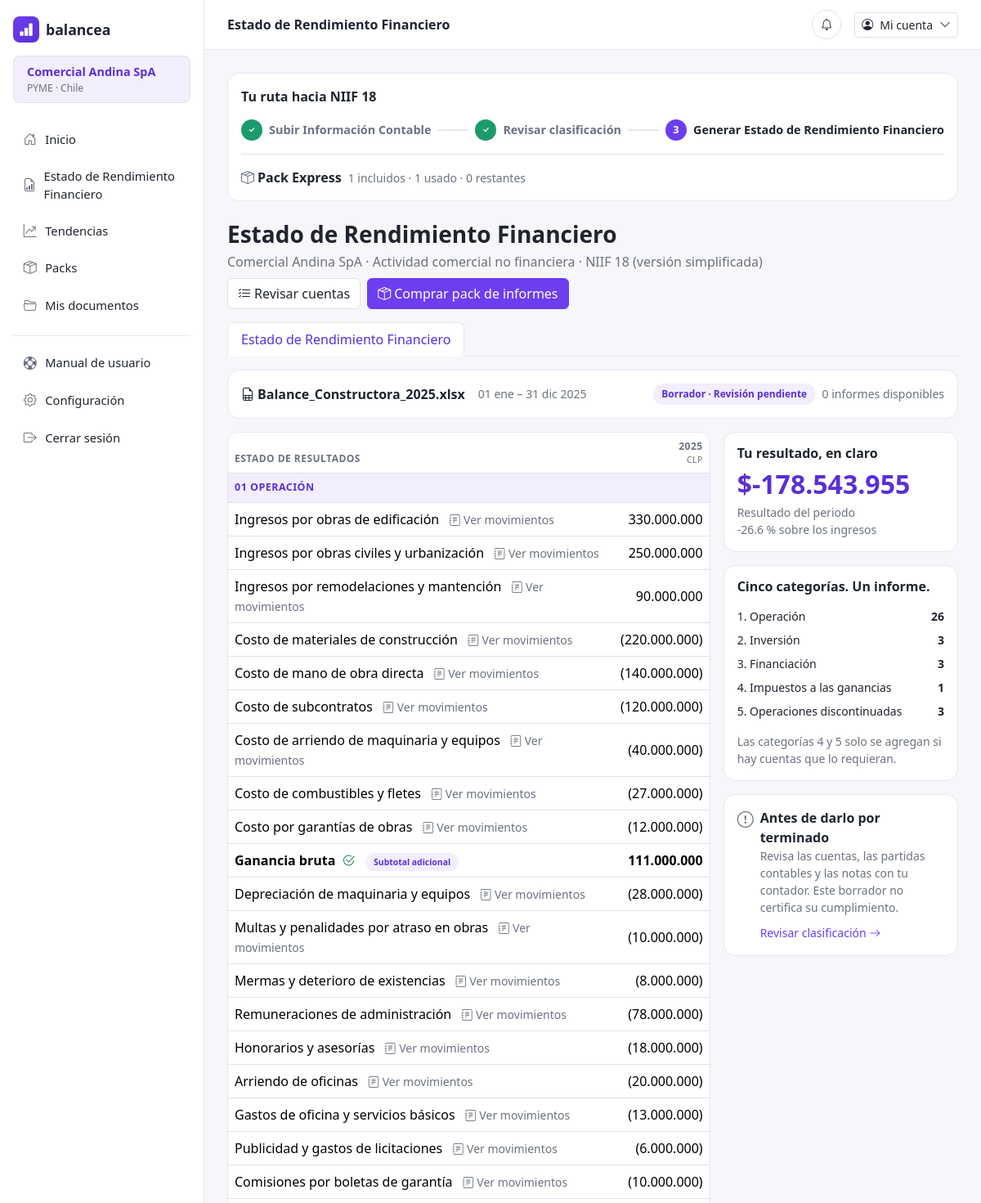
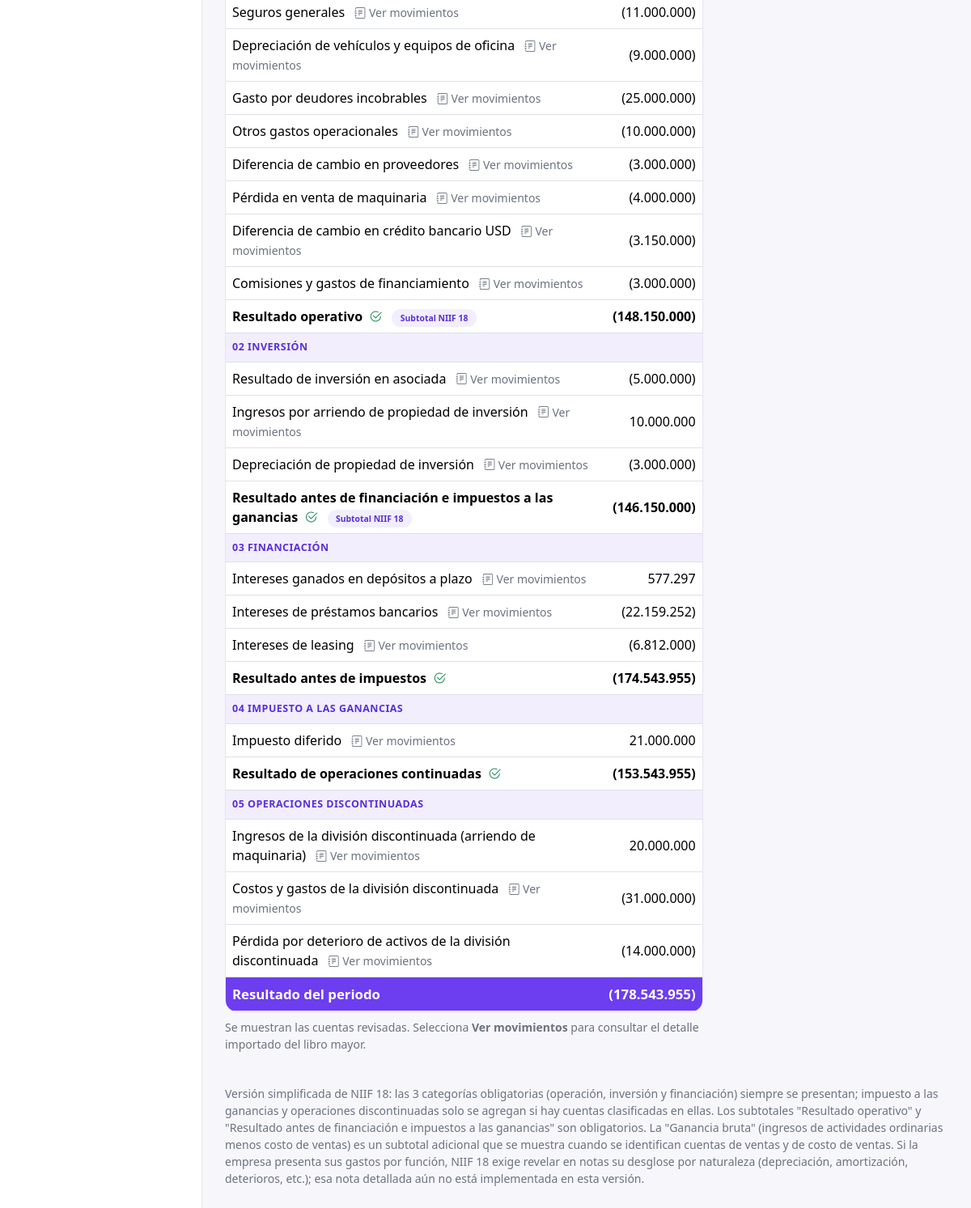
Screenshot of /estado-resultados (signed in) with the database file from the repository (2 pictures, top to bottom).
### models.py (models this page shows)
class Empresa(db.Model):
    __tablename__ = "empresas"
    id = db.Column(db.Integer, primary_key=True)
    nombre = db.Column(db.String(150), nullable=False)
    tipo = db.Column(db.String(50), default="PYME")
    pais = db.Column(db.String(80), default="Chile")
    rubro = db.Column(db.String(50), nullable=False)
    moneda = db.Column(db.String(10), default="CLP")
    anio_vigente = db.Column(db.Integer, default=date.today().year)
    pack_actual = db.Column(db.String(30), default="Express")
    usuarios = db.relationship("Usuario", backref="empresa", lazy=True)
    balances = db.relationship(
        "Balance", backref="empresa", lazy=True, order_by="Balance.id.desc()"
    )

class CompraPackInforme(db.Model):
    __tablename__ = "compras_packs_informes"
    id = db.Column(db.Integer, primary_key=True)
    empresa_id = db.Column(db.Integer, db.ForeignKey("empresas.id"), nullable=False)
    nombre_pack = db.Column(db.String(30), nullable=False)
    informes_incluidos = db.Column(db.Integer, nullable=False)
    informes_usados = db.Column(db.Integer, nullable=False, default=0)
    precio = db.Column(db.Integer, nullable=False)
    medio_pago = db.Column(db.String(50))
    fecha_compra = db.Column(db.DateTime, default=datetime.utcnow, nullable=False)

class Balance(db.Model):
    __tablename__ = "balances"
    id = db.Column(db.Integer, primary_key=True)
    empresa_id = db.Column(db.Integer, db.ForeignKey("empresas.id"), nullable=False)
    archivo_nombre = db.Column(db.String(150), nullable=False)
    archivo_libro_mayor = db.Column(db.String(150))
    periodo = db.Column(db.String(20), nullable=False)
    estado = db.Column(db.String(30), default="Borrador")
    fecha_carga = db.Column(db.Date, default=date.today)
    creado_en = db.Column(db.DateTime, default=datetime.utcnow)
    cuentas = db.relationship(
        "CuentaContable", backref="balance", lazy=True, order_by="CuentaContable.codigo"
    )
    informes = db.relationship(
        "InformeEstadoResultados",
        backref="balance",
        lazy=True,
        order_by="InformeEstadoResultados.fecha_generacion.desc()",
    )

class CuentaContable(db.Model):
    __tablename__ = "cuentas_contables"
    id = db.Column(db.Integer, primary_key=True)
    balance_id = db.Column(db.Integer, db.ForeignKey("balances.id"), nullable=False)
    codigo = db.Column(db.String(20), nullable=False)
    nombre = db.Column(db.String(150), nullable=False)
    importe = db.Column(db.Float, nullable=False)
    categoria_niif = db.Column(db.String(50), nullable=False)
    revisado = db.Column(db.Boolean, default=False)
    observacion = db.Column(db.Text)
    movimientos = db.relationship(
        "MovimientoContable", backref="cuenta", lazy=True, order_by="MovimientoContable.fecha"
    )

### app.py (the view)
    @app.route("/estado-resultados")
    @login_required
    def estado_resultados():
        empresa = empresa_actual()
        balance = balance_actual(empresa)
        cuentas = [cuenta for cuenta in cuentas_balance(balance) if cuenta.revisado]
        filas_estado, resumen = construir_estado(cuentas)
        balance_anterior, _ = balance_anterior_revisado(empresa, balance)
        compra_pack = siguiente_compra_pack(empresa)
        return render_template(
            "estado_resultados.html",
            empresa=empresa,
            balance=balance,
            cuentas=cuentas,
            informes_disponibles=informes_pack_disponibles(empresa),
            pack_actual=compra_pack.nombre_pack if compra_pack else None,
            balance_anterior=balance_anterior,
            filas_estado=filas_estado,
            resumen=resumen,
            categorias=CATEGORIAS_NIIF,
        )

### templates/estado_resultados.html (shortened to what this page needs)
{% extends "base.html" %}
{% from "_steps.html" import steps with context %}
{% set active_page = 'estado_resultados' %}
{% block page_heading %}Estado de Rendimiento Financiero{% endblock %}
{% block content %}
  {{ steps(3) }}
  <div class="d-flex justify-content-between align-items-start mb-3 flex-wrap gap-2">
    <div>
      <h3 class="fw-bold mb-1">Estado de Rendimiento Financiero</h3>
      <p class="text-muted-soft mb-0">{{ empresa.nombre }} · Actividad {{ (empresa.rubro or '') | lower }} no financiera · NIIF 18 (versión simplificada)</p>
    </div>
    <div class="d-flex gap-2">
      <a href="{{ url_for('clasificacion') }}" class="btn btn-bc-outline border"><i class="bi bi-list-check me-1"></i>Revisar cuentas</a>
      {% if informes_disponibles > 0 %}
      <button type="button" class="btn btn-bc-primary" data-bs-toggle="modal" data-bs-target="#modalPeriodoInforme"><i class="bi bi-download me-1"></i>Generar PDF · {{ informes_disponibles }} disponible{{ 's' if informes_disponibles != 1 else '' }}</button>
      <span id="estadoGenerarPdf" class="small text-danger" role="status" hidden></span>
      {% else %}
      <a href="{{ url_for('packs', return_to='estado_resultados') }}" class="btn btn-bc-primary"><i class="bi bi-box-seam me-1"></i>Comprar pack de informes</a>
      {% endif %}
    </div>
  </div>
  <ul class="nav nav-tabs mb-3" style="border-bottom-color: var(--bc-border);">
    <li class="nav-item">
      <span class="nav-link active" style="color: var(--bc-primary-dark); border-color: var(--bc-border) var(--bc-border) #fff;">Estado de Rendimiento Financiero</span>
    </li>
  </ul>
  <div class="bc-card p-3 mb-3 d-flex flex-wrap align-items-center justify-content-between gap-3">
    <div class="d-flex align-items-center gap-3 flex-wrap">
      <span class="fw-semibold"><i class="bi bi-file-earmark-spreadsheet me-1"></i>{{ balance.archivo_nombre if balance else 'Sin balance' }}</span>
      <span class="text-muted-soft small">01 ene – 31 dic {{ balance.periodo if balance else empresa.anio_vigente }}</span>
    </div>
    <div class="d-flex align-items-center gap-2 flex-wrap">
      <span class="bc-badge-soft">Borrador · Revisión pendiente</span>
      <span class="text-muted-soft small">{{ informes_disponibles }} informes disponibles</span>
    </div>
  </div>
  {% if balance and cuentas %}
  <div class="row g-3">
    <div class="col-lg-8">
      <div class="bc-card p-0 overflow-hidden">
        <table class="table bc-table align-middle mb-0">
          <thead>
            <tr><th>Estado de Resultados</th><th class="text-end">{{ balance.periodo if balance else empresa.anio_vigente }} <span class="d-block text-muted-soft" style="font-size:0.65rem; font-weight:400;">{{ empresa.moneda }}</span></th></tr>
          </thead>
          <tbody>
            {% for fila in filas_estado %}
              {% if fila.tipo == 'grupo' %}
              <tr class="bc-row-grupo"><td colspan="2">{{ fila.texto }}</td></tr>
              {% elif fila.tipo == 'final' %}
              <tr class="bc-row-final"><td>{{ fila.concepto }}</td><td class="text-end">{{ '(' + (fila.valor|abs|monto) + ')' if fila.valor < 0 else fila.valor|monto }}</td></tr>
              {% else %}
              <tr class="{{ 'bc-row-subtotal' if fila.tipo == 'subtotal' else ('bc-row-resultado' if fila.tipo == 'resultado' else '') }} {{ 'bc-row-clickable' if fila.tipo == 'detalle' else '' }}"
                {% if fila.tipo == 'detalle' %}data-cuenta-id="{{ fila.cuenta_id }}"{% endif %}>
                <td>
                  {{ fila.concepto }}
                  {% if fila.tipo == 'detalle' %}<span class="text-muted-soft small ms-2"><i class="bi bi-journal-text"></i> Ver movimientos</span>{% endif %}
                  {% if fila.tipo in ('subtotal', 'resultado') %}<i class="bi bi-check2-circle text-success ms-1"></i>{% endif %}
                  {% if fila.obligatorio %}<span class="bc-badge-soft ms-2" style="font-size:0.65rem;">Subtotal NIIF 18</span>{% elif fila.adicional %}<span class="bc-badge-soft ms-2" style="font-size:0.65rem;">Subtotal adicional</span>{% endif %}
                </td>
                <td class="text-end">{{ '(' + (fila.valor|abs|monto) + ')' if fila.valor < 0 else fila.valor|monto }}</td>
              </tr>
              {% endif %}
            {% endfor %}
          </tbody>
        </table>
      </div>
      <p class="text-muted-soft small mt-2">Se muestran las cuentas revisadas. Selecciona <strong>Ver movimientos</strong> para consultar el detalle importado del libro mayor.</p>
    </div>
    <div class="col-lg-4">
      <div class="bc-card p-3 mb-3">
        <h6 class="fw-bold mb-1">Tu resultado, en claro</h6>
        <div class="bc-result-figure">${{ resumen.resultado_periodo|monto }}</div>
        <div class="text-muted-soft small">Resultado del periodo</div>
        {% if resumen.margen is not none %}
        <div class="text-muted-soft small">{{ '%.1f'|format(resumen.margen) }} % sobre los ingresos</div>
        {% endif %}
      </div>
      <div class="bc-card p-3 mb-3">
        <h6 class="fw-bold mb-3">Cinco categorías. Un informe.</h6>
        <ul class="list-unstyled mb-0 d-flex flex-column gap-2 small">
          {% for cat in categorias %}
          <li class="d-flex justify-content-between">
            <span>{{ loop.index }}. {{ cat }}</span>
            <span class="fw-semibold">{{ resumen.resumen_categorias[cat] }}</span>
          </li>
          {% endfor %}
        </ul>
        <p class="text-muted-soft small mt-3 mb-0">Las categorías 4 y 5 solo se agregan si hay cuentas que lo requieran.</p>
      </div>
      <div class="bc-card p-3 d-flex align-items-start gap-2">
        <i class="bi bi-exclamation-circle text-muted-soft fs-5"></i>
        <div>
          <div class="fw-semibold">Antes de darlo por terminado</div>
          <p class="text-muted-soft small mb-2">Revisa las cuentas, las partidas contables y las notas con tu contador. Este borrador no certifica su cumplimiento.</p>
          <a href="{{ url_for('clasificacion') }}" class="small text-decoration-none">Revisar clasificación <i class="bi bi-arrow-right"></i></a>
        </div>
      </div>
    </div>
  </div>
  <p class="text-muted-soft small mt-4 mb-0">
    Versión simplificada de NIIF 18: las 3 categorías obligatorias (operación, inversión y financiación) siempre se presentan; impuesto a las ganancias
    y operaciones discontinuadas solo se agregan si hay cuentas clasificadas en ellas. Los subtotales "Resultado operativo" y "Resultado antes de financiación
    e impuestos a las ganancias" son obligatorios. La "Ganancia bruta" (ingresos de actividades ordinarias menos costo de ventas) es un subtotal adicional que se
    muestra cuando se identifican cuentas de ventas y de costo de ventas. Si la empresa presenta sus gastos por función, NIIF 18 exige revelar en notas su desglose por naturaleza
    (depreciación, amortización, deterioros, etc.); esa nota detallada aún no está implementada en esta versión.
  </p>
  {% endif %}
{% endblock %}

### templates/base.html (shortened to what this page needs)
<!doctype html>
<html lang="es">
<head>
  <link rel="stylesheet" href="{{ url_for('static', filename='css/bootstrap.min.css') }}">
  <link rel="stylesheet" href="{{ url_for('static', filename='bootstrap-icons/bootstrap-icons.css') }}">
  <link rel="stylesheet" href="{{ url_for('static', filename='css/styles.css') }}">
</head>
<body>
  <div class="bc-shell">
    <aside class="bc-sidebar">
      <a href="{{ url_for('dashboard') }}" class="bc-logo">
        <span class="bc-logo-mark"><i class="bi bi-bar-chart-fill"></i></span>
        balancea
      </a>
      <div class="mt-3 border rounded-3 w-100 px-3 py-2" style="background-color: var(--bc-primary-light);">
        <span class="d-block fw-semibold" style="font-size:0.9rem;color:var(--bc-primary-dark);">{{ empresa.nombre if empresa else 'Tu empresa' }}</span>
        <span class="d-block text-muted-soft" style="font-size:0.75rem;">{{ empresa.tipo if empresa else 'Pyme' }} · {{ empresa.pais if empresa else 'Colombia' }}</span>
      </div>
      <nav class="bc-sidebar-section d-flex flex-column gap-1">
        <a href="{{ url_for('dashboard') }}" class="bc-nav-link {{ 'active' if active_page == 'inicio' else '' }}">
          <i class="bi bi-house-door"></i> Inicio
        </a>
        <a href="{{ url_for('subir_balance') }}" class="bc-nav-link {{ 'active' if active_page == 'subir_balance' else '' }}">
          <i class="bi bi-file-earmark-bar-graph"></i> Estado de Rendimiento Financiero
        </a>
        <a href="{{ url_for('toma_decisiones') }}" class="bc-nav-link {{ 'active' if active_page == 'toma_decisiones' else '' }}">
          <i class="bi bi-graph-up-arrow"></i> Tendencias
        </a>
        <a href="{{ url_for('packs') }}" class="bc-nav-link {{ 'active' if active_page == 'packs' else '' }}">
          <i class="bi bi-box-seam"></i> Packs
        </a>
        <a href="{{ url_for('mis_documentos') }}" class="bc-nav-link {{ 'active' if active_page == 'mis_documentos' else '' }}">
          <i class="bi bi-folder2-open"></i> Mis documentos
        </a>
      </nav>
      <div class="bc-sidebar-footer d-flex flex-column gap-1">
        <a href="{{ url_for('manual_usuario') }}" class="bc-nav-link {{ 'active' if active_page == 'manual_usuario' else '' }}">
          <i class="bi bi-life-preserver"></i> Manual de usuario
        </a>
        <a href="{{ url_for('configuracion') }}" class="bc-nav-link {{ 'active' if active_page == 'configuracion' else '' }}">
          <i class="bi bi-gear"></i> Configuración
        </a>
        <a href="{{ url_for('logout') }}" class="bc-nav-link">
          <i class="bi bi-box-arrow-right"></i> Cerrar sesión
        </a>
      </div>
    </aside>
    <div class="bc-main">
      <header class="bc-topbar">
        <div>
          <span class="fw-semibold">{% block page_heading %}{% endblock %}</span>
        </div>
        <div class="d-flex align-items-center gap-3">
          <button class="btn btn-sm btn-bc-outline border rounded-circle" style="width:36px;height:36px;">
            <i class="bi bi-bell"></i>
          </button>
          <div class="dropdown">
            <button class="btn btn-sm btn-bc-outline border d-flex align-items-center gap-2" type="button" data-bs-toggle="dropdown" aria-expanded="false">
              <i class="bi bi-person-circle"></i>
              <span>Mi cuenta</span>
              <i class="bi bi-chevron-down"></i>
            </button>
          </div>
        </div>
      </header>
      <main class="bc-content">
        {% block content %}{% endblock %}
      </main>
    </div>
  </div>
</body>
</html>

### templates/_steps.html
{% macro steps(current) %}
<div class="bc-card p-3 mb-4">
  <div class="fw-bold mb-3">Tu ruta hacia NIIF 18</div>
  <div class="bc-steps">
    <div class="bc-step {{ 'done' if current > 1 else ('active' if current == 1 else '') }}">
      <span class="bc-step-dot">{% if current > 1 %}<i class="bi bi-check"></i>{% else %}1{% endif %}</span> Subir Información Contable
    </div>
    <div class="bc-step-line"></div>
    <div class="bc-step {{ 'done' if current > 2 else ('active' if current == 2 else '') }}">
      <span class="bc-step-dot">{% if current > 2 %}<i class="bi bi-check"></i>{% else %}2{% endif %}</span> Revisar clasificación
    </div>
    <div class="bc-step-line"></div>
    <div class="bc-step {{ 'active' if current == 3 else '' }}">
      <span class="bc-step-dot">3</span> Generar Estado de Rendimiento Financiero
    </div>
  </div>
  <div class="d-flex align-items-center justify-content-between flex-wrap gap-2 border-top mt-3 pt-3">
    {% if resumen_pack %}
    <div class="d-flex align-items-center gap-2 flex-wrap">
      <span class="fw-semibold"><i class="bi bi-box-seam text-muted-soft me-1"></i>Pack {{ resumen_pack.nombre }}</span>
      <span class="text-muted-soft small">{{ resumen_pack.incluidos }} incluidos · {{ resumen_pack.usados }} usado{{ 's' if resumen_pack.usados != 1 else '' }} · {{ resumen_pack.restantes }} restante{{ 's' if resumen_pack.restantes != 1 else '' }}</span>
    </div>
    {% else %}
    <span class="text-muted-soft small">No tienes un pack de informes comprado.</span>
    <a href="{{ url_for('packs') }}" class="btn btn-bc-primary btn-sm"><i class="bi bi-box-seam me-1"></i>Comprar pack</a>
    {% endif %}
  </div>
</div>
{% endmacro %}

### rows the page displays
Empresa: nombre "Comercial Andina SpA", tipo "PYME", pais "Chile", rubro "comercial", moneda "CLP"
CompraPackInforme: nombre "Express"
Balance: archivo_nombre "Balance_Constructora_2025.xlsx", periodo "2025"
CuentaContable: concepto "Ingresos por obras de edificación", shows "Ver movimientos", importe "330.000.000"
CuentaContable: concepto "Ingresos por obras civiles y urbanización", shows "Ver movimientos", importe "250.000.000"
CuentaContable: concepto "Ingresos por remodelaciones y mantención", shows "Ver movimientos", importe "90.000.000"
CuentaContable: concepto "Costo de materiales de construcción", shows "Ver movimientos", importe "(220.000.000)"
CuentaContable: concepto "Costo de mano de obra directa", shows "Ver movimientos", importe "(140.000.000)"
CuentaContable: concepto "Costo de subcontratos", shows "Ver movimientos", importe "(120.000.000)"
CuentaContable: concepto "Costo de arriendo de maquinaria y equipos", shows "Ver movimientos", importe "(40.000.000)"
CuentaContable: concepto "Costo de combustibles y fletes", shows "Ver movimientos", importe "(27.000.000)"
CuentaContable: concepto "Costo por garantías de obras", shows "Ver movimientos", importe "(12.000.000)"
CuentaContable: concepto "Depreciación de maquinaria y equipos", shows "Ver movimientos", importe "(28.000.000)"
CuentaContable: concepto "Multas y penalidades por atraso en obras", shows "Ver movimientos", importe "(10.000.000)"
CuentaContable: concepto "Mermas y deterioro de existencias", shows "Ver movimientos", importe "(8.000.000)"
CuentaContable: concepto "Remuneraciones de administración", shows "Ver movimientos", importe "(78.000.000)"
CuentaContable: concepto "Honorarios y asesorías", shows "Ver movimientos", importe "(18.000.000)"
CuentaContable: concepto "Arriendo de oficinas", shows "Ver movimientos", importe "(20.000.000)"
CuentaContable: concepto "Gastos de oficina y servicios básicos", shows "Ver movimientos", importe "(13.000.000)"
CuentaContable: concepto "Publicidad y gastos de licitaciones", shows "Ver movimientos", importe "(6.000.000)"
CuentaContable: concepto "Comisiones por boletas de garantía", shows "Ver movimientos", importe "(10.000.000)"
CuentaContable: concepto "Seguros generales", shows "Ver movimientos", importe "(11.000.000)"
CuentaContable: concepto "Depreciación de vehículos y equipos de oficina", shows "Ver movimientos", importe "(9.000.000)"
CuentaContable: concepto "Gasto por deudores incobrables", shows "Ver movimientos", importe "(25.000.000)"
CuentaContable: concepto "Otros gastos operacionales", shows "Ver movimientos", importe "(10.000.000)"
CuentaContable: concepto "Diferencia de cambio en proveedores", shows "Ver movimientos", importe "(3.000.000)"
CuentaContable: concepto "Pérdida en venta de maquinaria", shows "Ver movimientos", importe "(4.000.000)"
CuentaContable: concepto "Diferencia de cambio en crédito bancario USD", shows "Ver movimientos", importe "(3.150.000)"
CuentaContable: concepto "Comisiones y gastos de financiamiento", shows "Ver movimientos", importe "(3.000.000)"
CuentaContable: concepto "Resultado de inversión en asociada", shows "Ver movimientos", importe "(5.000.000)"
CuentaContable: concepto "Ingresos por arriendo de propiedad de inversión", shows "Ver movimientos", importe "10.000.000"
CuentaContable: concepto "Depreciación de propiedad de inversión", shows "Ver movimientos", importe "(3.000.000)"
CuentaContable: concepto "Intereses ganados en depósitos a plazo", shows "Ver movimientos", importe "577.297"
CuentaContable: concepto "Intereses de préstamos bancarios", shows "Ver movimientos", importe "(22.159.252)"
CuentaContable: concepto "Intereses de leasing", shows "Ver movimientos", importe "(6.812.000)"
CuentaContable: concepto "Impuesto diferido", shows "Ver movimientos", importe "21.000.000"
CuentaContable: concepto "Ingresos de la división discontinuada (arriendo de maquinaria)", shows "Ver movimientos", importe "20.000.000"
CuentaContable: concepto "Costos y gastos de la división discontinuada", shows "Ver movimientos", importe "(31.000.000)"
CuentaContable: concepto "Pérdida por deterioro de activos de la división discontinuada", shows "Ver movimientos", importe "(14.000.000)"

### other values shown
{{ resumen_pack.incluidos }} "1"
{{ resumen_pack.usados }} "1"
{{ resumen_pack.restantes }} "0"
{{ 's' if resumen_pack.restantes != 1 else '' }} "s"
{{ informes_disponibles }} "0"
{{ fila.texto }} "01 OPERACIÓN" "02 INVERSIÓN" "03 FINANCIACIÓN" "04 IMPUESTO A LAS GANANCIAS" "05 OPERACIONES DISCONTINUADAS"
{{ fila.concepto }} "Ganancia bruta" "Resultado operativo" "Resultado antes de financiación e impuestos a las ganancias" "Resultado antes de impuestos" "Resultado de operaciones continuadas"
{{ fila.concepto }} "Resultado del periodo"
{{ resumen.resultado_periodo|monto }} "-178.543.955"
{{ '%.1f'|format(resumen.margen) }} "-26.6"
{{ cat }} "Operación" "Inversión" "Financiación" "Impuestos a las ganancias" "Operaciones discontinuadas"
{{ resumen.resumen_categorias[cat] }} "26" "3" "3" "1" "3"
